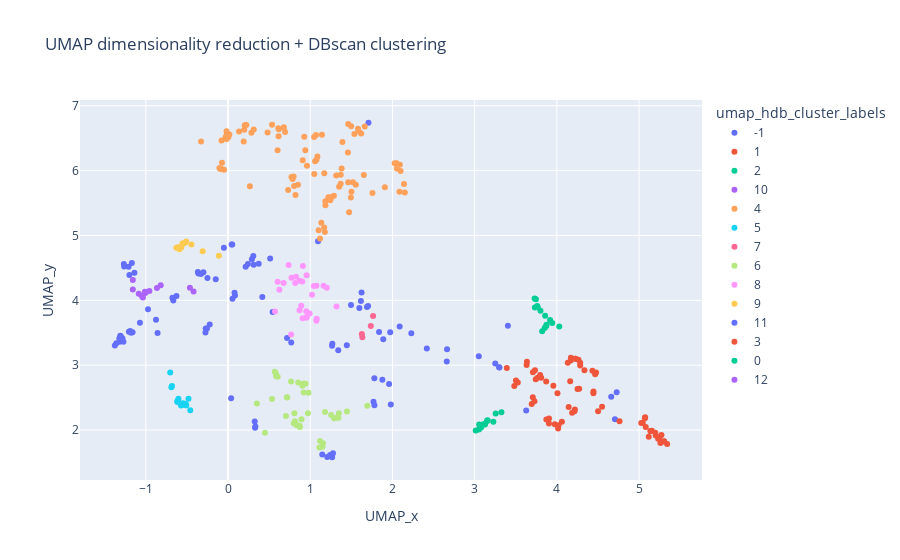

The cell this chart's notebook holds for it:
### Code cell
px.scatter(data_frame=hla_df.reset_index(), x="UMAP_x", y="UMAP_y", hover_name="sample_name", color="umap_hdb_cluster_labels", title="UMAP dimensionality reduction + DBscan clustering")
